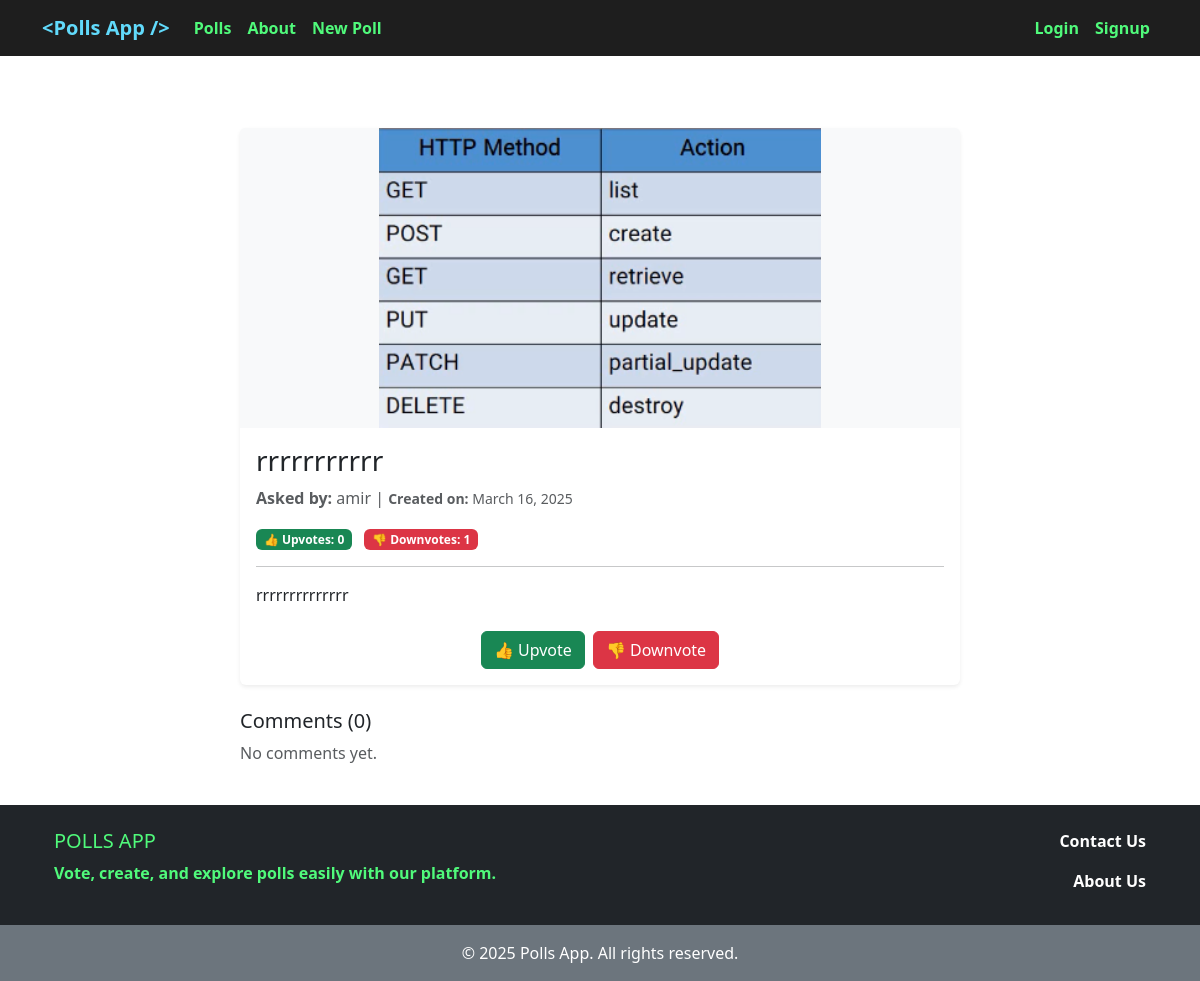
Page /poll/13/ on the committed database.
### polls/models.py (models this page shows, shortened)
class Poll(models.Model):
    question = models.CharField(max_length=700)
    user = models.ForeignKey(get_user_model(), on_delete=models.CASCADE)
    description = models.TextField(blank=True)
    cover = models.ImageField(upload_to='covers/', blank=True)
    up_vote = models.PositiveIntegerField(default=0)
    down_vote = models.PositiveIntegerField(default=0)
    upvoted_by = models.ManyToManyField(get_user_model(), related_name='upvoted_polls', blank=True)
    downvoted_by = models.ManyToManyField(get_user_model(), related_name='downvoted_polls', blank=True)
    datetime_created = models.DateTimeField(auto_now_add=True)
    datetime_modified = models.DateTimeField(auto_now=True)

### accounts/models.py (models this page shows)
class CustomUser(AbstractUser):
    ROLE_CHOICES = [
        ('M', 'Manager'),
        ('E', 'Employee'),
        ('S', 'Student'),
        ('O', 'Other'),
    ]
    role = models.CharField(choices=ROLE_CHOICES, max_length=1, default=ROLE_CHOICES[3][0])

### polls/views.py (the view)
# urls.py: path('poll/<int:pk>/', poll_detail_view, name='poll_detail'),
def poll_detail_view(request, pk):
    poll = get_object_or_404(Poll, pk=pk)
    comments = poll.comments.all()
    return render(request, 'polls/poll_detail.html', context={
        'poll': poll,
        'comments': comments,
    })

### polls/templates/polls/poll_detail.html (shortened to what this page needs)
{% extends '_base.html' %}
{% block content %}
    <div class="container mt-5">
        <div class="row justify-content-center">
            <div class="col-md-8">
                <div class="card shadow-sm border-0 rounded">
                    {% if poll.cover %}
                        <img src="{{ poll.cover.url }}" class="card-img-top img-fluid" alt="Poll Image">
                    {% else %}
                        <img src="https://placehold.co/800x300" class="card-img-top img-fluid"
                             alt="Poll image for {{ poll.question }}">
                    {% endif %}
                    <div class="card-body">
                        <h3 class="card-title">{{ poll.question }}</h3>
                        <p class="card-text text-muted">
                            <strong>Asked by:</strong> {{ poll.user }} |
                            <small><strong>Created on:</strong> {{ poll.datetime_created|date:"F d, Y" }}</small>
                        </p>
                        <div class="d-flex justify-content-between align-items-center">
                            <div>
                                <span class="badge bg-success">👍 Upvotes: {{ poll.up_vote }}</span>
                                <span class="badge bg-danger mx-2">👎 Downvotes: {{ poll.down_vote }}</span>
                            </div>
                        </div>
                        <hr>
                        <p>{{ poll.description }}</p>
                        <div class="mt-4 d-flex justify-content-center">
                            <div class="btn-group">
                                <form action="{% url 'poll_vote' poll.id %}" method="post">
                                    <button type="submit" class="btn btn-success">👍 Upvote</button>
                                </form>
                                <form action="{% url 'poll_down_vote' poll.id %}" method="post" class="ms-2">
                                    <button type="submit" class="btn btn-danger">👎 Downvote</button>
                                </form>
                            </div>
                        </div>
                    </div>
                </div>
                <div class="mt-4">
                    <h5>Comments ({{ comments|length }})</h5>
                    {% for comment in comments %}
                        <div class="card mb-2 shadow-sm">
                            <div class="card-body">
                                <small class="text-muted">
                                    <strong>{{ comment.user|capfirst }}</strong> | {{ comment.datetime_created|date:"F d, Y" }}
                                </small>
                                <p class="comment-text mt-2">{{ comment.body }}</p>
                            </div>
                        </div>
                    {% empty %}
                        <p class="text-muted">No comments yet.</p>
                    {% endfor %}
                </div>
            </div>
        </div>
    </div>
{% endblock content %}

### templates/_base.html (style rules this page uses)
html, body { height: 100%; margin: 0; display: flex; flex-direction: column; }

### polls/templates/polls/poll_detail.html (style rules this page uses)
.card-img-top { width: 100%; height: 300px; object-fit: contain; background-color: #f8f9fa; }

### rows in the picture
Poll: cover (picture), question "rrrrrrrrrrr", user "amir", datetime_created "March 16, 2025", up_vote "0", down_vote "1", description "rrrrrrrrrrrrrr"

### other values in the picture
{{ comments|length }} "0"
